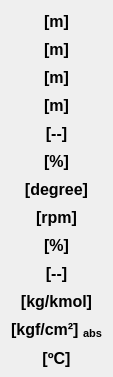
     <widget class="QWidget" name="verticalLayoutWidget_8">
      <property name="geometry">
       <rect>
        <x>382</x>
        <y>14</y>
        <width>101</width>
        <height>377</height>
       </rect>
      </property>
      <layout class="QVBoxLayout" name="verticalLayout_8">
       <property name="spacing">
        <number>6</number>
       </property>
       <property name="bottomMargin">
        <number>0</number>
       </property>
       <item>
        <widget class="QLabel" name="label_13">
         <property name="minimumSize">
          <size>
           <width>0</width>
           <height>22</height>
          </size>
         </property>
         <property name="maximumSize">
          <size>
           <width>16777215</width>
           <height>22</height>
          </size>
         </property>
         <property name="font">
          <font>
           <family>Arial</family>
           <pointsize>12</pointsize>
           <weight>75</weight>
           <italic>false</italic>
           <bold>true</bold>
          </font>
         </property>
         <property name="text">
          <string>&lt;html&gt;&lt;head/&gt;&lt;body&gt;&lt;p align=&quot;center&quot;&gt;[m]&lt;/p&gt;&lt;/body&gt;&lt;/html&gt;</string>
         </property>
         <property name="alignment">
          <set>Qt::AlignCenter</set>
         </property>
        </widget>
       </item>
       <item>
        <widget class="QLabel" name="label_14">
         <property name="minimumSize">
          <size>
           <width>0</width>
           <height>22</height>
          </size>
         </property>
         <property name="maximumSize">
          <size>
           <width>16777215</width>
           <height>22</height>
          </size>
         </property>
         <property name="font">
          <font>
           <family>Arial</family>
           <pointsize>12</pointsize>
           <weight>75</weight>
           <italic>false</italic>
           <bold>true</bold>
          </font>
         </property>
         <property name="text">
          <string>&lt;html&gt;&lt;head/&gt;&lt;body&gt;&lt;p align=&quot;center&quot;&gt;[m]&lt;/p&gt;&lt;/body&gt;&lt;/html&gt;</string>
         </property>
         <property name="alignment">
          <set>Qt::AlignCenter</set>
         </property>
        </widget>
       </item>
       <item>
        <widget class="QLabel" name="label_15">
         <property name="minimumSize">
          <size>
           <width>0</width>
           <height>22</height>
          </size>
         </property>
         <property name="maximumSize">
          <size>
           <width>16777215</width>
           <height>22</height>
          </size>
         </property>
         <property name="font">
          <font>
           <family>Arial</family>
           <pointsize>12</pointsize>
           <weight>75</weight>
           <italic>false</italic>
           <bold>true</bold>
          </font>
         </property>
         <property name="text">
          <string>&lt;html&gt;&lt;head/&gt;&lt;body&gt;&lt;p align=&quot;center&quot;&gt;[m]&lt;/p&gt;&lt;/body&gt;&lt;/html&gt;</string>
         </property>
         <property name="alignment">
          <set>Qt::AlignCenter</set>
         </property>
        </widget>
       </item>
       <item>
        <widget class="QLabel" name="label_16">
         <property name="minimumSize">
          <size>
           <width>0</width>
           <height>22</height>
          </size>
         </property>
         <property name="maximumSize">
          <size>
           <width>16777215</width>
           <height>22</height>
          </size>
         </property>
         <property name="font">
          <font>
           <family>Arial</family>
           <pointsize>12</pointsize>
           <weight>75</weight>
           <italic>false</italic>
           <bold>true</bold>
          </font>
         </property>
         <property name="text">
          <string>&lt;html&gt;&lt;head/&gt;&lt;body&gt;&lt;p align=&quot;center&quot;&gt;[m]&lt;/p&gt;&lt;/body&gt;&lt;/html&gt;</string>
         </property>
         <property name="alignment">
          <set>Qt::AlignCenter</set>
         </property>
        </widget>
       </item>
       <item>
        <widget class="QLabel" name="label_19">
         <property name="minimumSize">
          <size>
           <width>0</width>
           <height>22</height>
          </size>
         </property>
         <property name="maximumSize">
          <size>
           <width>16777215</width>
           <height>22</height>
          </size>
         </property>
         <property name="font">
          <font>
           <family>Arial</family>
           <pointsize>12</pointsize>
           <weight>75</weight>
           <italic>false</italic>
           <bold>true</bold>
          </font>
         </property>
         <property name="text">
          <string>&lt;html&gt;&lt;head/&gt;&lt;body&gt;&lt;p align=&quot;center&quot;&gt;[--]&lt;/p&gt;&lt;/body&gt;&lt;/html&gt;</string>
         </property>
         <property name="alignment">
          <set>Qt::AlignCenter</set>
         </property>
        </widget>
       </item>
       <item>
        <widget class="QLabel" name="label_31">
         <property name="minimumSize">
          <size>
           <width>0</width>
           <height>22</height>
          </size>
         </property>
         <property name="maximumSize">
          <size>
           <width>16777215</width>
           <height>22</height>
          </size>
         </property>
         <property name="font">
          <font>
           <family>Arial</family>
           <pointsize>12</pointsize>
           <weight>75</weight>
           <italic>false</italic>
           <bold>true</bold>
          </font>
         </property>
         <property name="text">
          <string>&lt;html&gt;&lt;head/&gt;&lt;body&gt;&lt;p align=&quot;center&quot;&gt;[%]&lt;/p&gt;&lt;/body&gt;&lt;/html&gt;</string>
         </property>
         <property name="alignment">
          <set>Qt::AlignCenter</set>
         </property>
        </widget>
       </item>
       <item>
        <widget class="QLabel" name="label_32">
         <property name="minimumSize">
          <size>
           <width>0</width>
           <height>22</height>
          </size>
         </property>
         <property name="maximumSize">
          <size>
           <width>16777215</width>
           <height>22</height>
          </size>
         </property>
         <property name="font">
          <font>
           <family>Arial</family>
           <pointsize>12</pointsize>
           <weight>75</weight>
           <italic>false</italic>
           <bold>true</bold>
          </font>
         </property>
         <property name="text">
          <string>&lt;html&gt;&lt;head/&gt;&lt;body&gt;&lt;p align=&quot;center&quot;&gt;[degree]&lt;/p&gt;&lt;/body&gt;&lt;/html&gt;</string>
         </property>
         <property name="alignment">
          <set>Qt::AlignCenter</set>
         </property>
        </widget>
       </item>
       <item>
        <widget class="QLabel" name="label_34">
         <property name="minimumSize">
          <size>
           <width>0</width>
           <height>22</height>
          </size>
         </property>
         <property name="maximumSize">
          <size>
           <width>16777215</width>
           <height>22</height>
          </size>
         </property>
         <property name="font">
          <font>
           <family>Arial</family>
           <pointsize>12</pointsize>
           <weight>75</weight>
           <italic>false</italic>
           <bold>true</bold>
          </font>
         </property>
         <property name="text">
          <string>&lt;html&gt;&lt;head/&gt;&lt;body&gt;&lt;p align=&quot;center&quot;&gt;[rpm]&lt;/p&gt;&lt;/body&gt;&lt;/html&gt;</string>
         </property>
         <property name="alignment">
          <set>Qt::AlignCenter</set>
         </property>
        </widget>
       </item>
       <item>
        <widget class="QLabel" name="label_47">
         <property name="minimumSize">
          <size>
           <width>0</width>
           <height>22</height>
          </size>
         </property>
         <property name="maximumSize">
          <size>
           <width>16777215</width>
           <height>22</height>
          </size>
         </property>
         <property name="font">
          <font>
           <family>Arial</family>
           <pointsize>12</pointsize>
           <weight>75</weight>
           <italic>false</italic>
           <bold>true</bold>
          </font>
         </property>
         <property name="text">
          <string>&lt;html&gt;&lt;head/&gt;&lt;body&gt;&lt;p align=&quot;center&quot;&gt;[%]&lt;/p&gt;&lt;/body&gt;&lt;/html&gt;</string>
         </property>
         <property name="alignment">
          <set>Qt::AlignCenter</set>
         </property>
        </widget>
       </item>
       <item>
        <widget class="QLabel" name="label_48">
         <property name="minimumSize">
          <size>
           <width>0</width>
           <height>22</height>
          </size>
         </property>
         <property name="maximumSize">
          <size>
           <width>16777215</width>
           <height>22</height>
          </size>
         </property>
         <property name="font">
          <font>
           <family>Arial</family>
           <pointsize>12</pointsize>
           <weight>75</weight>
           <italic>false</italic>
           <bold>true</bold>
          </font>
         </property>
         <property name="text">
          <string>&lt;html&gt;&lt;head/&gt;&lt;body&gt;&lt;p align=&quot;center&quot;&gt;[--]&lt;/p&gt;&lt;/body&gt;&lt;/html&gt;</string>
         </property>
         <property name="alignment">
          <set>Qt::AlignCenter</set>
         </property>
        </widget>
       </item>
       <item>
        <widget class="QLabel" name="label_36">
         <property name="minimumSize">
          <size>
           <width>0</width>
           <height>22</height>
          </size>
         </property>
         <property name="maximumSize">
          <size>
           <width>16777215</width>
           <height>22</height>
          </size>
         </property>
         <property name="font">
          <font>
           <family>Arial</family>
           <pointsize>12</pointsize>
           <weight>75</weight>
           <italic>false</italic>
           <bold>true</bold>
          </font>
         </property>
         <property name="text">
          <string>&lt;html&gt;&lt;head/&gt;&lt;body&gt;&lt;p align=&quot;center&quot;&gt;[kg/kmol]&lt;/p&gt;&lt;/body&gt;&lt;/html&gt;</string>
         </property>
         <property name="alignment">
          <set>Qt::AlignCenter</set>
         </property>
        </widget>
       </item>
       <item>
        <widget class="QLabel" name="label_43">
         <property name="minimumSize">
          <size>
           <width>0</width>
           <height>22</height>
          </size>
         </property>
         <property name="maximumSize">
          <size>
           <width>16777215</width>
           <height>22</height>
          </size>
         </property>
         <property name="font">
          <font>
           <family>Arial</family>
           <pointsize>12</pointsize>
           <weight>75</weight>
           <italic>false</italic>
           <bold>true</bold>
          </font>
         </property>
         <property name="text">
          <string>&lt;html&gt;&lt;head/&gt;&lt;body&gt;&lt;p align=&quot;center&quot;&gt;	[kgf/cm²] &lt;span style=&quot; vertical-align:sub;&quot;&gt;abs&lt;/span&gt;&lt;/p&gt;&lt;/body&gt;&lt;/html&gt;</string>
         </property>
         <property name="alignment">
          <set>Qt::AlignCenter</set>
         </property>
        </widget>
       </item>
       <item>
        <widget class="QLabel" name="label_45">
         <property name="minimumSize">
          <size>
           <width>0</width>
           <height>22</height>
          </size>
         </property>
         <property name="maximumSize">
          <size>
           <width>16777215</width>
           <height>22</height>
          </size>
         </property>
         <property name="font">
          <font>
           <family>Arial</family>
           <pointsize>12</pointsize>
           <weight>75</weight>
           <italic>false</italic>
           <bold>true</bold>
          </font>
         </property>
         <property name="text">
          <string>[ºC]</string>
         </property>
         <property name="alignment">
          <set>Qt::AlignCenter</set>
         </property>
        </widget>
       </item>
      </layout>
     </widget>
